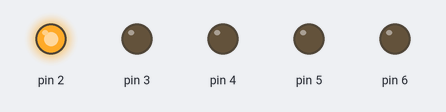
A sketch run on a simulated Arduino Uno, built with avr-gcc and run on an emulated ATmega328P. Shown: output pins drawn as LEDs (lit = HIGH).

Above: at 0.02 s.
At 0.67 s:
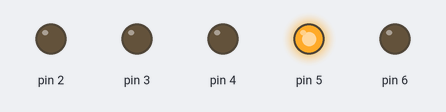
At 1.37 s:
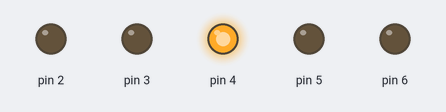
At 2.07 s:
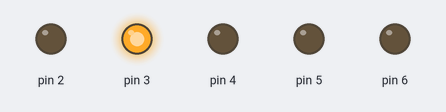
At 2.75 s:
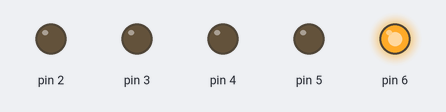
Timing chart, 0 to 3.0 s (numbered marks = the images above):
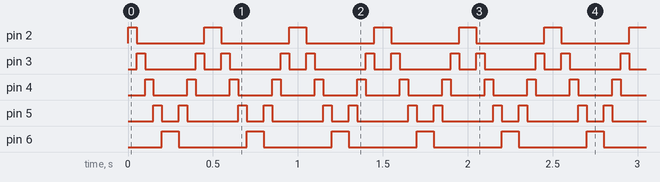

Measured:
- by itself, pin 2, pin 6: alternates HIGH for 0.10 s and LOW for 0.40 s
- by itself, pin 3: repeats every 0.50 s: LOW 0.30 s, HIGH 0.05 s, LOW 0.10 s, HIGH 0.05 s
- by itself, pin 4: alternates HIGH for 0.05 s and LOW for 0.20 s
- by itself, pin 5: repeats every 0.50 s: LOW 0.10 s, HIGH 0.05 s, LOW 0.30 s, HIGH 0.05 s

The sketch:

iki_yon_yuruyen.ino
```cpp
int ledler[5]={2, 3, 4, 5, 6};
void setup() {
for(int i=2;i<7;i++){
  pinMode(i,OUTPUT);
}
}
void loop() {
for(int i=2;i<7;i++){
  digitalWrite(i,HIGH);
  delay(50);
  digitalWrite(i,LOW);
}
for(int i=6;i>1;i--){
  digitalWrite(i,HIGH);
  delay(50);
  digitalWrite(i,LOW);
}
}
```
